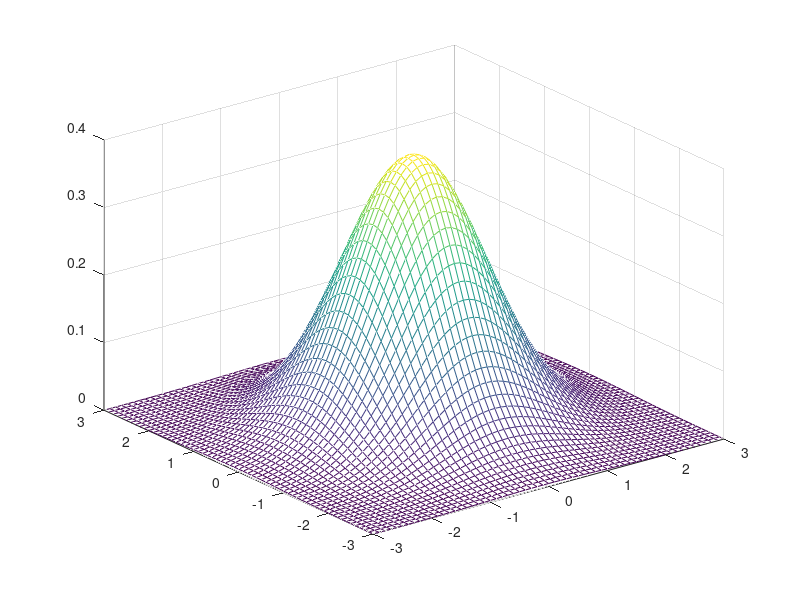

Write MATLAB code to recreate this figure.
%Gaussian Distribution Test
%Testing and plotting a 2-D gaussian distribution

sigma=1;

x=-3:0.1:3;
y=x;
[X,Y]=meshgrid(x,y);
Z=zeros(61);
for i=1:61
    for j=1:61
        Z(i,j)=(1/sqrt(2*pi*sigma))*exp(-(X(i,j)^2+Y(i,j)^2)/(2*sigma^2));
    end
end

figure(1)
mesh(X,Y,Z)